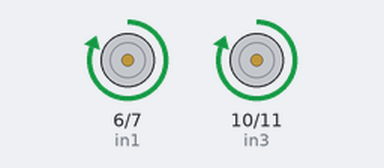
Simulated run of this sketch. Board: Arduino Uno, built with avr-gcc and run on an emulated ATmega328P. On the bench: motor-driver pin pairs drawn as motors (green arrow = first pin HIGH = forward, orange = second pin HIGH = backward, longer = more drive).

Above: at 0.1 s.
At 4.1 s:
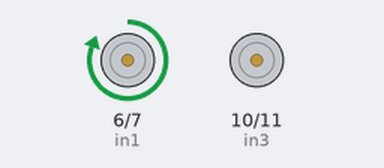
At 8.1 s:
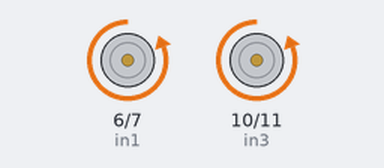
At 10.1 s:
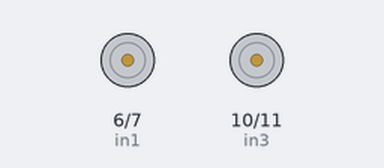
Timing chart, 0 to 11.6 s (numbered marks = the images above):
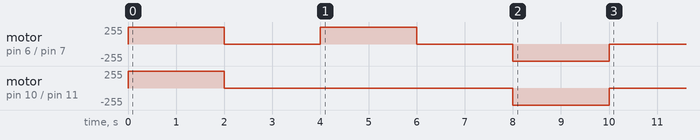

The sketch:

sketch_oct17d.ino
```cpp
//MOTOR1 PINS
int in1 = 6; //making all the pin integers
int in2 = 7;
int in3 = 10;
int in4 = 11;

void setup() {

  pinMode(in1, OUTPUT); //Setting all the pins as outputs
  pinMode(in2, OUTPUT);
  pinMode(in3, OUTPUT);
  pinMode(in4, OUTPUT);

digitalWrite(in1, HIGH); //Making car go straight
digitalWrite(in2, LOW);
digitalWrite(in4, LOW);
digitalWrite(in3, HIGH);
delay(2000); //Delaying it for 2 seconds

  digitalWrite(in1,LOW); //Stopping the car
  digitalWrite(in2,LOW);
  digitalWrite(in3,LOW);
  digitalWrite(in4,LOW);
  delay(2000); //Stopping the car


digitalWrite(in1, HIGH); //Making the car go left
digitalWrite(in2, LOW);
delay(2000);

  digitalWrite(in1,LOW); //Making the car stop
  digitalWrite(in2,LOW);
  digitalWrite(in3,LOW);
  digitalWrite(in4,LOW);
  delay(2000); //Stopping the car

digitalWrite(in1, LOW); //Making the car go backwards
digitalWrite(in2, HIGH);
digitalWrite(in4, HIGH);
digitalWrite(in3, LOW);
delay(2000); //Stopping the car

  digitalWrite(in1,LOW); //Stopping the car
  digitalWrite(in2,LOW);
  digitalWrite(in3,LOW);
  digitalWrite(in4,LOW);

}

void loop() {


}
```
